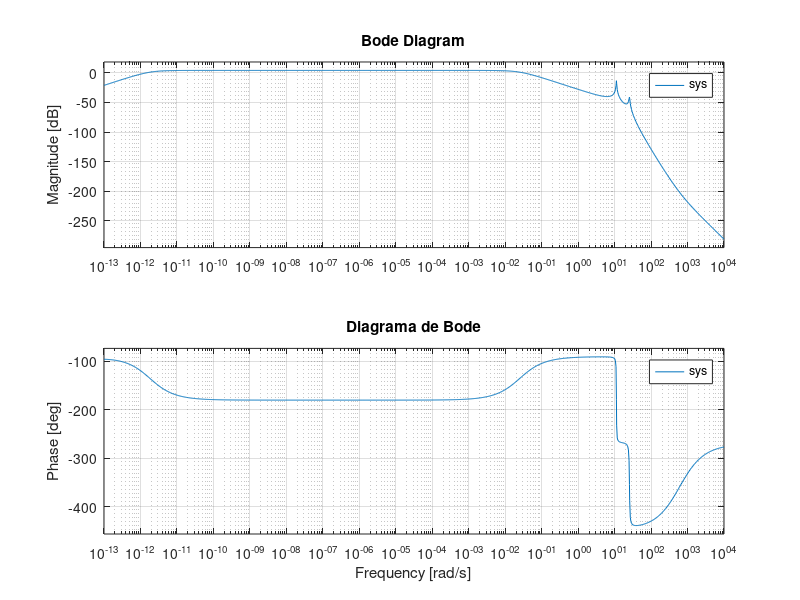

Write MATLAB code to recreate this figure.
% Definir parâmetros da matriz
J1 = 1.6 * 10^4;  % Momento de inércia 1
J2 = 3 * 10^4;    % Momento de inércia 2
J3 = 35 * 10^4;   % Momento de inércia 3
g = 1 * 10^3;     % Momento de inércia adicional
b12 = 1 * 10^4;   % Amortecimento entre 1 e 2
b23 = 1 * 10^4;   % Amortecimento entre 2 e 3
k12 = 60 * 10^5;  % Rigidez entre 1 e 2
k23 = 60 * 10^5;  % Rigidez entre 2 e 3
mu = 1 * 10^4;    % Coeficiente não linear

% Definir a matriz A
A = [
    0, 0, 0, 1, 0, 0;
    0, 0, 0, 0, 1, 0;
    0, 0, 0, 0, 0, 1;
    -k12/J1, k12/J1, 0, -mu/J1, mu/J1, 0;
    k12/(J2 + g), -(k12 + k23)/(J2 + g), k23/(J2 + g), mu/(J2 + g), -(mu + b23)/(J2 + g), (mu + b23)/(J2 + g);
    0, k23/J3, -k23/J3, 0, b23/J3, -b23/J3
];

% Definir a matriz B
B = [
    0;
    0;
    0;
    1;
    0;
    0
];

% Definir a matriz C
C = [0, 0, 0, 0, 0, 1];

% Definir a matriz D
D = 0;

% Calcular a função de transferência usando a função ss2tf
[num, den] = ss2tf(A, B, C, D);

% Criar o sistema de controle
sys = tf(num, den);

% Plotar o diagrama de Bode
bode(sys);
grid on;
title('Diagrama de Bode');
